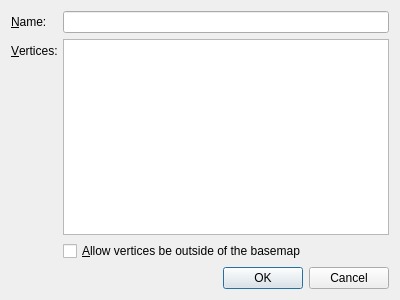
<?xml version="1.0" encoding="UTF-8"?>
<ui version="4.0">
 <class>ShapePropsEditor</class>
 <widget class="QDialog" name="ShapePropsEditor">
  <property name="geometry">
   <rect>
    <x>0</x>
    <y>0</y>
    <width>400</width>
    <height>300</height>
   </rect>
  </property>
  <property name="windowTitle">
   <string>%1 Properties</string>
  </property>
  <layout class="QFormLayout" name="form_layout">
   <item row="4" column="0" colspan="2">
    <widget class="QDialogButtonBox" name="button_box">
     <property name="orientation">
      <enum>Qt::Orientation::Horizontal</enum>
     </property>
     <property name="standardButtons">
      <set>QDialogButtonBox::StandardButton::Cancel|QDialogButtonBox::StandardButton::Ok</set>
     </property>
    </widget>
   </item>
   <item row="0" column="0">
    <widget class="QLabel" name="name_label">
     <property name="text">
      <string>&amp;Name:</string>
     </property>
     <property name="buddy">
      <cstring>name_edit</cstring>
     </property>
    </widget>
   </item>
   <item row="0" column="1">
    <widget class="QLineEdit" name="name_edit"/>
   </item>
   <item row="1" column="0">
    <widget class="QLabel" name="vertices_label">
     <property name="text">
      <string>&amp;Vertices:</string>
     </property>
     <property name="buddy">
      <cstring>vertices_view</cstring>
     </property>
    </widget>
   </item>
   <item row="1" column="1">
    <widget class="QTableView" name="vertices_view"/>
   </item>
   <item row="2" column="1">
    <widget class="QCheckBox" name="allow_vertices_outside_basemap_check_box">
     <property name="text">
      <string>&amp;Allow vertices be outside of the basemap</string>
     </property>
    </widget>
   </item>
  </layout>
 </widget>
 <resources/>
 <connections>
  <connection>
   <sender>button_box</sender>
   <signal>accepted()</signal>
   <receiver>ShapePropsEditor</receiver>
   <slot>accept()</slot>
   <hints>
    <hint type="sourcelabel">
     <x>248</x>
     <y>254</y>
    </hint>
    <hint type="destinationlabel">
     <x>157</x>
     <y>274</y>
    </hint>
   </hints>
  </connection>
  <connection>
   <sender>button_box</sender>
   <signal>rejected()</signal>
   <receiver>ShapePropsEditor</receiver>
   <slot>reject()</slot>
   <hints>
    <hint type="sourcelabel">
     <x>316</x>
     <y>260</y>
    </hint>
    <hint type="destinationlabel">
     <x>286</x>
     <y>274</y>
    </hint>
   </hints>
  </connection>
 </connections>
</ui>
